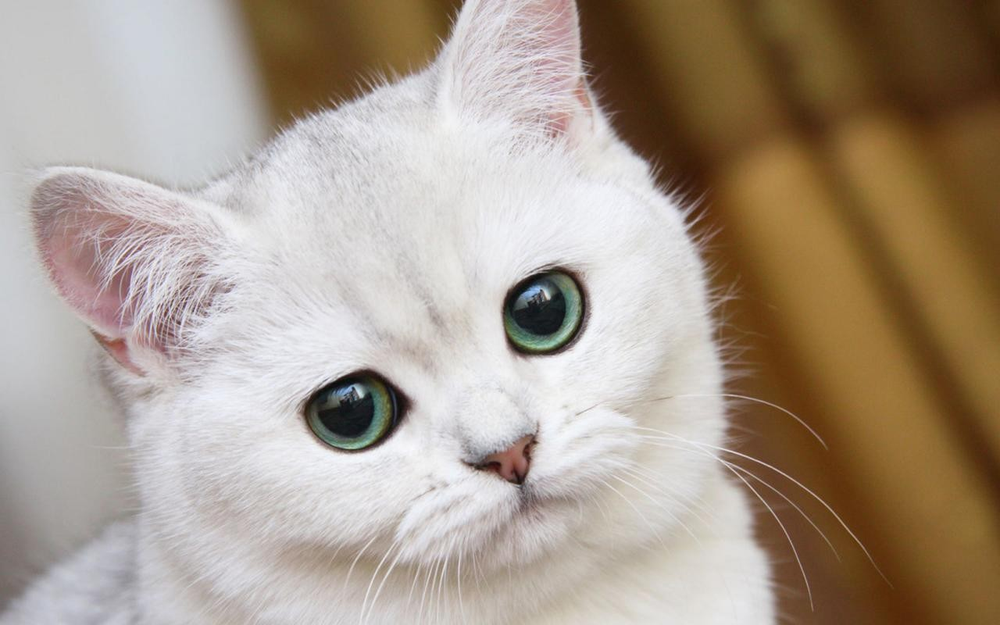
#> input picture lab-2/input/cat.png, 1000 x 625 px, shrunk from 1280 x 800 before the run
$ python noise.py
#> lines starting #> are read from the running program, lines starting #| are printed output that depends on the picture; after the words box and inside, x2 and y2 are one past the last pixel; in counts of white or black regions, pixels touching at a corner belong together; long printed decimals are rounded
#> in main, image is the input picture: shape (625, 1000, 3); mean B, G, R 141.3, 155.7, 169.9
### lab-2/comparison.py
import argparse
import cv2
import numpy


# [32 lines left out: functions init_arg_parser, compare, compare_color, compare_fast, not called in this run]


def compare_color_fast(first_image, second_image):
    result = numpy.sum((first_image.astype(float) - second_image.astype(float)) ** 2)
    result = result / (first_image.shape[0] * first_image.shape[1] * first_image.shape[2])
    return result


# [17 lines left out: function main, not called in this run]


# [3 lines that do not run on import are left out]

### lab-2/noise.py
import argparse
import cv2
import numpy
import random
import time

import comparison


def init_arg_parser():
    parser = argparse.ArgumentParser()
    parser.add_argument('-path', default='input/cat.png', type=str)
    parser.add_argument('-intensity', default=1.0, type=float)
    parser.add_argument('-radius', default=1, type=int)
    return parser


def salt_and_pepper_noise(image, intensity):
#> called with intensity = 1
    if intensity > 50:
        raise ValueError('Too high noise intensity')
    result_image = image.copy()
    noise_map = numpy.random.uniform(0, 100, (image.shape[0], image.shape[1]))
    for y in range(image.shape[0]):
        for x in range(image.shape[1]):
            if noise_map[y, x] < intensity:
                result_image[y, x] = (0, 0, 0)
            elif noise_map[y, x] > (99 - intensity):
                result_image[y, x] = (255, 255, 255)
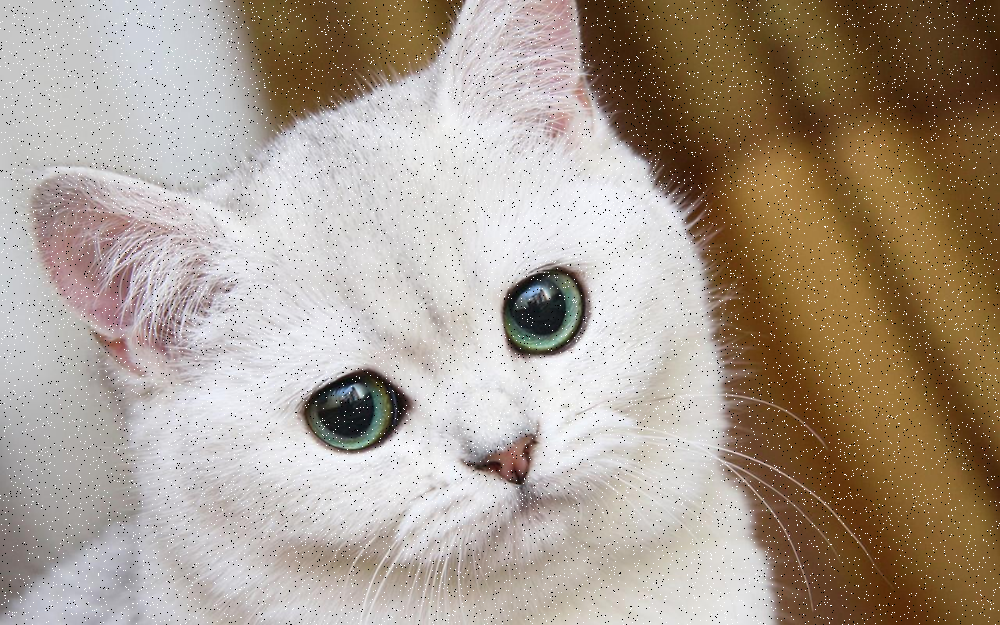
#> result_image: shape (625, 1000, 3); 3.02% of pixels changed, all inside (x1, y1, x2, y2) = (0, 0, 1000, 625)
    return result_image


def averaging_filter(image, radius):
    if radius < 1:
        raise ValueError('Wrong radius')
    result_image = numpy.zeros((image.shape[0], image.shape[1], 3), numpy.ubyte)
    for y in range(image.shape[0]):
        for x in range(image.shape[1]):
            blue = 0
            green = 0
            red = 0
            for local_y in range(max(0, y - radius), min(image.shape[0], y + radius + 1)):
                for local_x in range(max(0, x - radius), min(image.shape[1], x + radius + 1)):
                    blue += image[local_y, local_x, 0] / 9
                    green += image[local_y, local_x, 1] / 9
                    red += image[local_y, local_x, 2] / 9
            result_image[y, x, 0] = blue
            result_image[y, x, 1] = green
            result_image[y, x, 2] = red
    return result_image


def median_filter(image, radius):
#> called with radius = 1
    if radius < 1:
        raise ValueError('Wrong radius')
    result_image = numpy.zeros((image.shape[0], image.shape[1], 3), numpy.ubyte)
    for y in range(image.shape[0]):
        for x in range(image.shape[1]):
            blue = []
            green = []
            red = []
            for local_y in range(max(0, y - radius), min(image.shape[0], y + radius + 1)):
                for local_x in range(max(0, x - radius), min(image.shape[1], x + radius + 1)):
                    blue.append(image[local_y, local_x, 0])
                    green.append(image[local_y, local_x, 1])
                    red.append(image[local_y, local_x, 2])
            blue.sort()
            green.sort()
            red.sort()
            result_image[y, x] = (blue[len(blue) // 2], green[len(green) // 2], red[len(red) // 2])
    return result_image


def main(args):
    image = cv2.imread(args.path)

    noised_image = salt_and_pepper_noise(image, args.intensity)
    cv2.imwrite('output/noised.png', noised_image)

    begin_median = time.time()
    manual_median = median_filter(noised_image, args.radius)
    cv2.imwrite('output/manual_median.png', manual_median)
    end_median = time.time()

    begin_averaging = time.time()
    manual_averaging = averaging_filter(noised_image, args.radius)
    cv2.imwrite('output/manual_averaging.png', manual_averaging)
    end_averaging = time.time()

    begin_cv2 = time.time()
    cv2_image = cv2.medianBlur(noised_image, 1 + args.radius * 2)
    cv2.imwrite('output/cv2_median.png', cv2_image)
    end_cv2 = time.time()

    print('Median filter time: ', end_median - begin_median)
    print('Averaging filter time: ', end_averaging - begin_averaging)
    print('OpenCV Median filter time', end_cv2 - begin_cv2)

    print('Median filter MSE: ', comparison.compare_color_fast(image, manual_median))
#> in compare_color_fast, `result = numpy.sum((first_image.astype(float) - second_image.astype(fl..`: result = 17414068
#> in compare_color_fast, `result = result / (first_image.shape[0] * first_image.shape[1] * first..`: result = 9.29
#| Median filter MSE:  9.288
    print('Averaging filter MSE: ', comparison.compare_color_fast(image, manual_averaging))
#| Averaging filter MSE:  92.556
    print('OpenCV Median filter MSE: ', comparison.compare_color_fast(image, cv2_image))
#| OpenCV Median filter MSE:  9.262


if __name__ == '__main__':
    arg_parser = init_arg_parser()
    main(arg_parser.parse_args())
